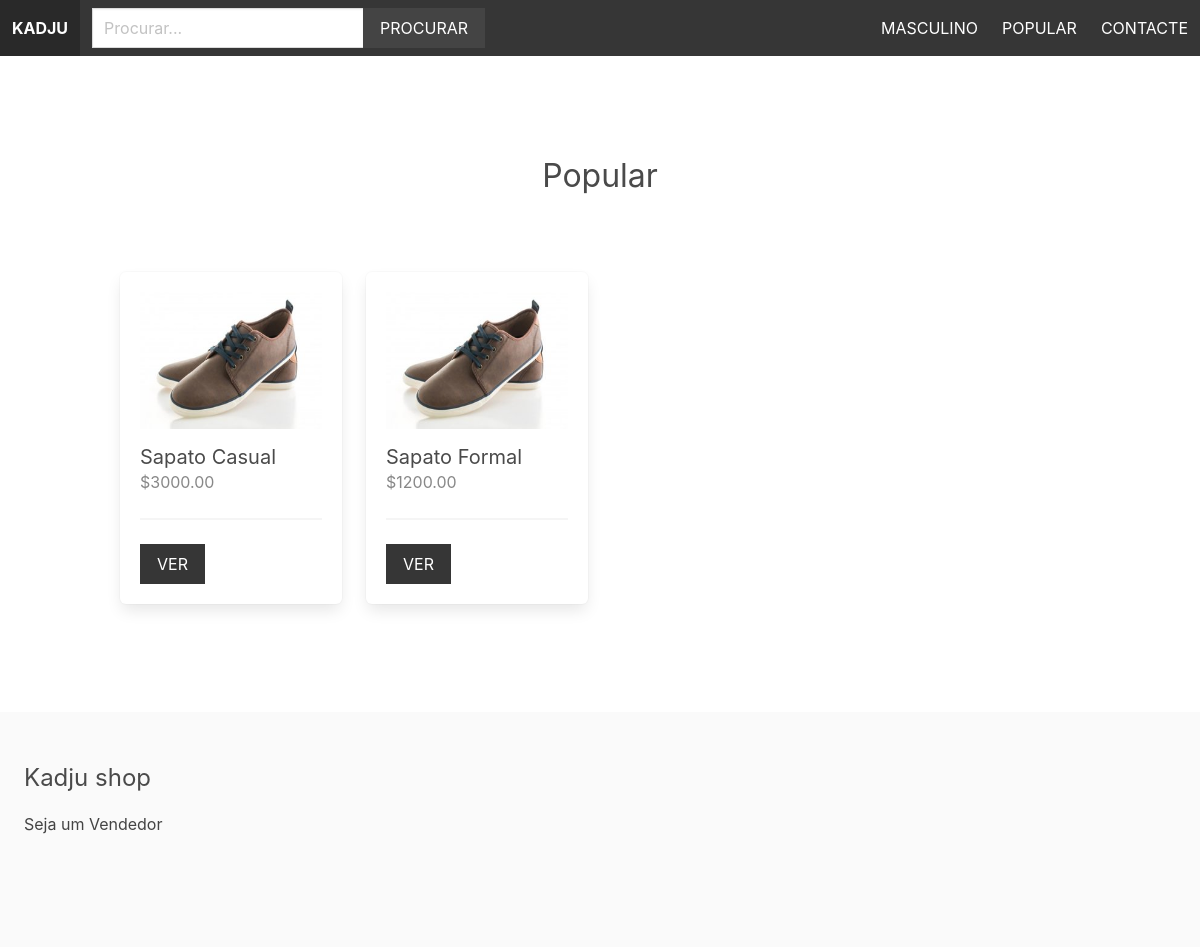
/Popular/, run on the app's committed database.
### apps/product/models.py (models this page shows, shortened)
class Category(models.Model):
    title = models.CharField(max_length=255)
    slug = models.SlugField(max_length=255)
    ordering = models.IntegerField(default=0)
    class Meta:
        ordering = ['ordering']

class Product(models.Model):
    category = models.ForeignKey(Category, related_name='products', on_delete=models.CASCADE)
    vendor = models.ForeignKey(Vendor, related_name='products', on_delete=models.CASCADE)
    title = models.CharField(max_length=255)
    slug = models.SlugField(max_length=255)
    description = models.TextField(blank=True, null=True)
    price = models.DecimalField(max_digits=6, decimal_places=2)
    date_added = models.DateTimeField(auto_now_add=True)
    image = models.ImageField(upload_to='uploads/', blank=True, null=True)
    thumbnail = models.ImageField(upload_to='uploads/', blank=True, null=True)
    class Meta:
        ordering = ['-date_added']
    def get_thumbnail(self):
        if self.thumbnail:
            return self.thumbnail.url

### apps/product/views.py (the view)
# urls.py: path('<slug:category_slug>/', views.category, name='category')
def category(request, category_slug):
    category = get_object_or_404(Category, slug=category_slug)
    return render(request, 'product/category.html', {'category': category})

### apps/product/context_processors.py (called while the page is built)
def menu_categories(request):
    categories = Category.objects.all()
    return {'menu_categories': categories}

### apps/product/templates/product/category.html (shortened to what this page needs)
{% extends 'core/base.html' %}
{% block content %}
    <div class="columns is-multiline mb-6">
        <div class="column is-12 has-text-centered mt-6 mb-6">
            <h2 class="is-size-3">{{ category.title }}</h2>
        </div>
        {% for product in category.products.all %}
            {% include 'product/parts/list_item.html' %}
        {% endfor %}
    </div>
{% endblock %}

### apps/core/templates/core/base.html (shortened to what this page needs)
{% load static %}
<!DOCTYPE html>
<html>
  <head>
    <link
      rel="stylesheet"
      href="https://cdn.jsdelivr.net/npm/bulma@0.9.1/css/bulma.min.css"
    />
    <link rel="stylesheet" href="{% static 'styles/main.css' %}" />
  </head>
  <body>
    <nav class="navbar is-dark">
      <div class="navbar-brand">
        <a href="/" class="navbar-item"><strong>Kadju</strong></a>
      </div>
      <div class="navbar-menu" id="main-navbar">
        <div class="navbar-start">
          <div class="navbar-item">
            <form method="get" action="{% url 'search' %}">
              <div class="field has-addons">
                <div class="control">
                  <input
                    type="text"
                    class="input"
                    placeholder="Procurar..."
                    name="query"
                  />
                </div>
                <div class="control">
                  <button class="button is-dark is-uppercase">Procurar</button>
                </div>
              </div>
            </form>
          </div>
        </div>
            <div class="navbar-end">
              {% for category in menu_categories %}
                 <a href="{% url 'category' category.slug %}" class="navbar-item">{{ category.title }}</a>
              {% endfor %}
                <a href="{% url 'contact' %}" class="navbar-item">Contacte</a>
            </div>
        </div>
    </nav>
    <section class="section">
        <div class="container">
            {% block content %}
            {% endblock %}
        </div>
    </section>
    <footer class="footer">
        <h3 class="is-size-4 mb-4">Kadju shop</h3>
        {% if request.user.is_authenticated %}
              <a href="{% url 'vendor_admin' %}">Tela do Vendedor</a>
        {% else %}
              <a href="{% url 'become_vendor' %}">Seja um Vendedor</a>
        {% endif %}
    </footer>
  </body>
</html>

### apps/product/templates/product/parts/list_item.html
<div class="column is-3 product-list-item">
    <div class="box">
        <figure class="image is-4by3 mb-4">
            <img src="{{ product.get_thumbnail }}">
        </figure>
        <h2 class="subtitle">{{ product.title }}</h2>
        <h3 class="price is-size-6 mb-5">${{ product.price }}</h3>
        <hr>
        <a href="{% url 'product' product.category.slug product.slug %}" class="button is-dark is-uppercase">Ver</a>
    </div>
</div>

### static/styles/main.css (style rules this page uses)
.navbar { text-transform: uppercase; }
.navbar .is-dark { background: #444; }
.footer a { margin-bottom: 15px; display: inline-block; color: #444; }
.input, .button { border-radius: 0; }
.product-list-item .box .subtitle { margin-bottom: 0; }
.product-list-item .box .price { color: #888; }

### data on the page
Category: title "MASCULINO"
Category: title "POPULAR", title "Popular"
Product: get_thumbnail (picture), title "Sapato Casual", price "3000.00"
Product: get_thumbnail (picture), title "Sapato Formal", price "1200.00"
